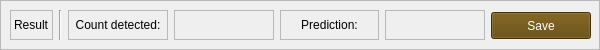
             <widget class="QFrame" name="frame_7">
              <property name="sizePolicy">
               <sizepolicy hsizetype="Maximum" vsizetype="Preferred">
                <horstretch>0</horstretch>
                <verstretch>0</verstretch>
               </sizepolicy>
              </property>
              <property name="maximumSize">
               <size>
                <width>600</width>
                <height>50</height>
               </size>
              </property>
              <property name="frameShape">
               <enum>QFrame::StyledPanel</enum>
              </property>
              <property name="frameShadow">
               <enum>QFrame::Raised</enum>
              </property>
              <widget class="QWidget" name="layoutWidget">
               <property name="geometry">
                <rect>
                 <x>10</x>
                 <y>0</y>
                 <width>581</width>
                 <height>51</height>
                </rect>
               </property>
               <layout class="QHBoxLayout" name="horizontalLayout_12">
                <item>
                 <widget class="QLabel" name="label_19">
                  <property name="sizePolicy">
                   <sizepolicy hsizetype="Maximum" vsizetype="Maximum">
                    <horstretch>0</horstretch>
                    <verstretch>0</verstretch>
                   </sizepolicy>
                  </property>
                  <property name="maximumSize">
                   <size>
                    <width>16777215</width>
                    <height>30</height>
                   </size>
                  </property>
                  <property name="font">
                   <font>
                    <weight>50</weight>
                    <bold>false</bold>
                   </font>
                  </property>
                  <property name="frameShape">
                   <enum>QFrame::StyledPanel</enum>
                  </property>
                  <property name="text">
                   <string>Result</string>
                  </property>
                 </widget>
                </item>
                <item>
                 <widget class="Line" name="line_18">
                  <property name="maximumSize">
                   <size>
                    <width>16777215</width>
                    <height>30</height>
                   </size>
                  </property>
                  <property name="orientation">
                   <enum>Qt::Vertical</enum>
                  </property>
                 </widget>
                </item>
                <item>
                 <widget class="QLabel" name="label_35">
                  <property name="sizePolicy">
                   <sizepolicy hsizetype="Minimum" vsizetype="Maximum">
                    <horstretch>0</horstretch>
                    <verstretch>0</verstretch>
                   </sizepolicy>
                  </property>
                  <property name="maximumSize">
                   <size>
                    <width>16777215</width>
                    <height>30</height>
                   </size>
                  </property>
                  <property name="styleSheet">
                   <string notr="true"/>
                  </property>
                  <property name="frameShape">
                   <enum>QFrame::StyledPanel</enum>
                  </property>
                  <property name="text">
                   <string>Count detected:</string>
                  </property>
                  <property name="alignment">
                   <set>Qt::AlignCenter</set>
                  </property>
                 </widget>
                </item>
                <item>
                 <widget class="QLabel" name="num_detect_in">
                  <property name="sizePolicy">
                   <sizepolicy hsizetype="Minimum" vsizetype="Maximum">
                    <horstretch>0</horstretch>
                    <verstretch>0</verstretch>
                   </sizepolicy>
                  </property>
                  <property name="minimumSize">
                   <size>
                    <width>0</width>
                    <height>0</height>
                   </size>
                  </property>
                  <property name="maximumSize">
                   <size>
                    <width>16777215</width>
                    <height>30</height>
                   </size>
                  </property>
                  <property name="frameShape">
                   <enum>QFrame::StyledPanel</enum>
                  </property>
                  <property name="text">
                   <string/>
                  </property>
                 </widget>
                </item>
                <item>
                 <widget class="QLabel" name="label_30">
                  <property name="sizePolicy">
                   <sizepolicy hsizetype="Minimum" vsizetype="Maximum">
                    <horstretch>0</horstretch>
                    <verstretch>0</verstretch>
                   </sizepolicy>
                  </property>
                  <property name="maximumSize">
                   <size>
                    <width>16777215</width>
                    <height>30</height>
                   </size>
                  </property>
                  <property name="styleSheet">
                   <string notr="true"/>
                  </property>
                  <property name="frameShape">
                   <enum>QFrame::StyledPanel</enum>
                  </property>
                  <property name="text">
                   <string>Prediction:</string>
                  </property>
                  <property name="alignment">
                   <set>Qt::AlignCenter</set>
                  </property>
                 </widget>
                </item>
                <item>
                 <widget class="QLabel" name="prediction_in">
                  <property name="sizePolicy">
                   <sizepolicy hsizetype="Minimum" vsizetype="Maximum">
                    <horstretch>0</horstretch>
                    <verstretch>0</verstretch>
                   </sizepolicy>
                  </property>
                  <property name="minimumSize">
                   <size>
                    <width>0</width>
                    <height>0</height>
                   </size>
                  </property>
                  <property name="maximumSize">
                   <size>
                    <width>16777215</width>
                    <height>30</height>
                   </size>
                  </property>
                  <property name="frameShape">
                   <enum>QFrame::StyledPanel</enum>
                  </property>
                  <property name="text">
                   <string/>
                  </property>
                 </widget>
                </item>
                <item>
                 <widget class="QPushButton" name="btn_save_img_inside">
                  <property name="maximumSize">
                   <size>
                    <width>16777215</width>
                    <height>27</height>
                   </size>
                  </property>
                  <property name="styleSheet">
                   <string notr="true">color: rgb(255, 255, 255);
background-color: #5E4404;</string>
                  </property>
                  <property name="text">
                   <string>Save</string>
                  </property>
                 </widget>
                </item>
               </layout>
              </widget>
             </widget>
